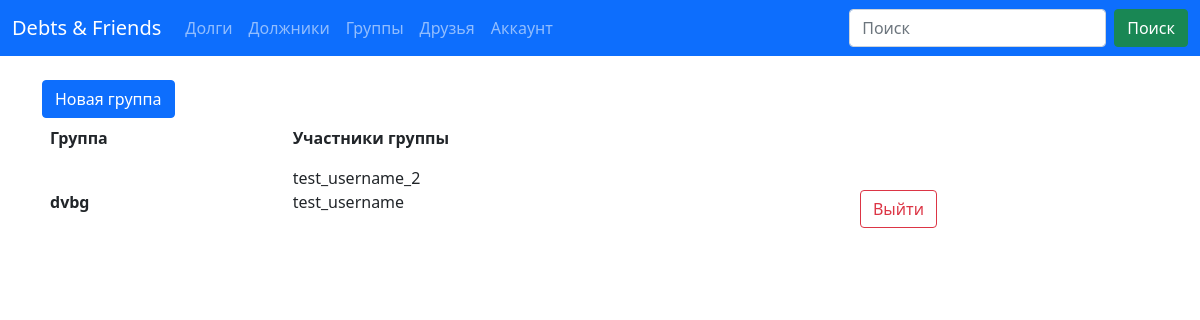
The app's page /groups (signed in) with its own data.
### data/groups.py (models this page shows)
class Group(SqlAlchemyBase, SerializerMixin):
    __tablename__ = 'groups'
    id = sqlalchemy.Column(sqlalchemy.Integer, unique=True, autoincrement=True, primary_key=True)
    tag = sqlalchemy.Column(sqlalchemy.String, unique=True)
    admin_id = sqlalchemy.Column(sqlalchemy.Integer, sqlalchemy.ForeignKey('users.id'))

### data/users.py (models this page shows)
class User(SqlAlchemyBase, SerializerMixin, UserMixin):
    __tablename__ = 'users'
    id = sqlalchemy.Column(sqlalchemy.Integer, primary_key=True, autoincrement=True, unique=True)
    name = sqlalchemy.Column(sqlalchemy.String)
    surname = sqlalchemy.Column(sqlalchemy.String)
    username = sqlalchemy.Column(sqlalchemy.String, unique=True)
    password = sqlalchemy.Column(sqlalchemy.String)

### main.py (the view)
@app.route('/groups')
def groups_page():
    if not current_user.is_authenticated:
        return render_template('error.html', title='Ошибка', error='Вы не вошли в аккаунт')
    db_sess = db_session.create_session()
    groups = db_sess.query(Group).filter(Group.id.in_(list(map(lambda x: x.group_id, db_sess.query(GroupMember).
                                                               filter(GroupMember.user_id == current_user.id).all())))).all()
    members_ids = list(map(lambda x: db_sess.query(GroupMember).filter(GroupMember.group_id == x.id).all(), groups))
    members = [list(map(lambda x: db_sess.query(User).get(x.user_id), i)) for i in members_ids]
    return render_template('groups.html', title='Группы', groups=groups, members=members)

### main.py
class SearchForm(FlaskForm):
    searched = StringField('Search', validators=[DataRequired()])
    submit = SubmitField('Submit')

### data/db_session.py (called while the page is built)
def create_session() -> Session:
    global __factory
    return __factory()

### main.py (called while the page is built)
@app.context_processor
def base():
    form = SearchForm()
    return dict(form=form)

@login_manager.user_loader
def load_user(user_id):
    db_sess = db_session.create_session()
    return db_sess.query(User).get(user_id)

### templates/groups.html
{% extends "base.html" %}
{% block content %}
<br>
<a class="btn btn-primary" href="/new_group">Новая группа</a>
<br>
<table class="table table-borderless table-hover">
    <thead>
        <tr>
            <th scope="col">Группа</th>
            <th scope="col">Участники группы</th>
            <th scope="col">&nbsp;</th>
        </tr>
    </thead>
    <tbody>
        {% for i in range(groups | length) %}
            <tr>
                <th><br>{{ groups[i].tag }}</th>
                <td>{% for j in range(members[i] | length) %}
                    {{ members[i][j].username }}<br>
                    {% endfor %}
                </td>
                <td><br><a href="/leave_group/{{ groups[i].id }}" class="btn btn-outline-danger">Выйти</a></td>
            </tr>
        {% endfor %}
    </tbody>
</table>
{% endblock %}

### records on screen
Group: tag "dvbg"
User: username "test_username_2"
User: username "test_username"
